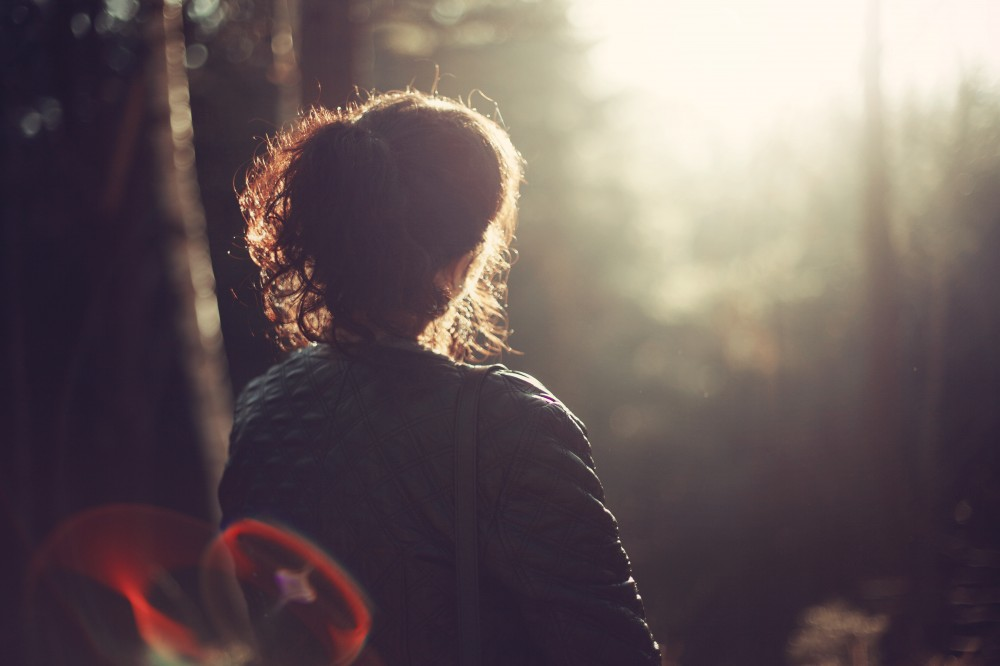
#> input picture test_images/color_histogram.jpg, 1000 x 666 px
$ python -i image_footprint.py   (imports and definitions only)   (Python 2 division)   (older library calls are emulated)
#> lines starting #> are read from the running program, lines starting #| are printed output that depends on the picture
from PIL import Image

class ImageFootprint(object):

    IMAGE_SIZE = 300
    BLOCK_SIZE = 30

    def generate(self, path):
#> called with path = 'test_images/color_histogram.jpg'
        print path
        img = Image.open(path)
#> img is the input picture: PIL image 1000x666 RGB; mean R, G, B 104.5, 90.8, 91.2
        img = img.convert('RGB')
        shortest_side = min(img.size)
#> shortest_side = 666
        cropped = img.crop((0, 0, shortest_side, shortest_side))
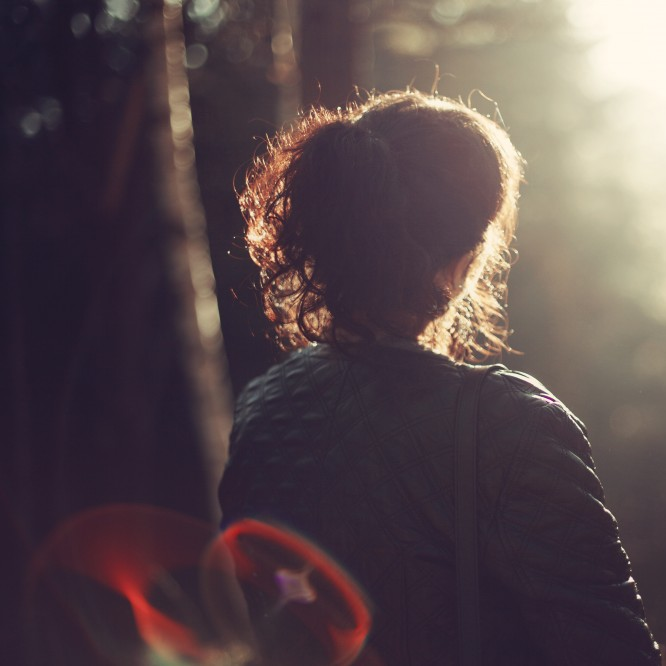
#> cropped: PIL image 666x666 RGB; mean R, G, B 87.4, 72.3, 75.7
        resized = cropped.resize((self.IMAGE_SIZE, self.IMAGE_SIZE), Image.ANTIALIAS)
        blocks = self.IMAGE_SIZE/self.BLOCK_SIZE
        footprint = []
        total_agg = (0,0,0)
        block_pixels = self.BLOCK_SIZE**2
        for block_y in range(blocks):
            footprint.append([])
            offset_y = block_y*self.BLOCK_SIZE
            for block_x in range(blocks):
                offset_x = block_x*self.BLOCK_SIZE
                block_agg = (0,0,0)
                for x in range(offset_x, offset_x + self.BLOCK_SIZE):
                    for y in range(offset_y, offset_y + self.BLOCK_SIZE):
                        block_agg = map(sum, zip(block_agg, resized.getpixel((x,y))))

                block_avg = tuple(map(lambda v: v/block_pixels, block_agg))
                footprint[block_y].append(block_avg)
                total_agg = map(sum, zip(total_agg, block_avg))
#> after the loop, footprint = 10 items; total_agg = [8684, 7175, 7522]
        total_avg = tuple(map(lambda v: v/(block_pixels), total_agg))
#> total_avg = (9, 7, 8)
        return {"total": total_avg, "blocks": footprint}

    def compare(self, footprint_a, footprint_b):
        footprint_a = footprint_a['blocks']
        footprint_b = footprint_b['blocks']
        blocks_y = len(footprint_a)
        blocks_x = len(footprint_a[0])
        matches = 0
        for block_y in range(blocks_y):
            for block_x in range(blocks_x):
                if footprint_a[block_y][block_x] == footprint_b[block_y][block_x]:
                    matches += 1
        total_blocks = blocks_x*blocks_y
        return (matches, total_blocks, matches/float(total_blocks))

    def similarity(self, footprint_a, footprint_b):
        return self.compare(footprint_a, footprint_b)[2]

    def output(self, footprint, path):
        from PIL import ImageDraw
        footprint = footprint['blocks']
        blocks_y = len(footprint)
        blocks_x = len(footprint[0])
        out = Image.new('RGB', (self.IMAGE_SIZE, self.IMAGE_SIZE))
        drawer = ImageDraw.Draw(out)
        for block_y in range(blocks_y):
            for block_x in range(blocks_x):
                offset_x = block_x*self.BLOCK_SIZE
                offset_y = block_y*self.BLOCK_SIZE
                drawer.rectangle((offset_x, offset_y, offset_x+self.BLOCK_SIZE, offset_y+self.BLOCK_SIZE), footprint[block_y][block_x])
        out.save(path)

>>> result = ImageFootprint().generate('test_images/color_histogram.jpg')
#> result = 2 items
